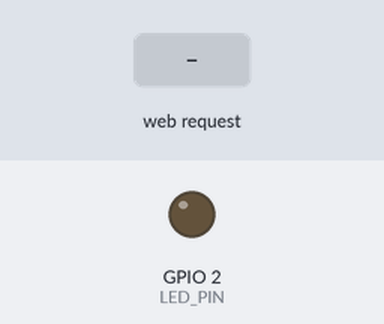
Bench run of a program on a simulated ESP32. Parts: output pins drawn as LEDs (lit = HIGH). The test bench sets the inputs (shaded band). WiFi joins after 1.5 s; servers stay silent unless stated; what the program prints to the serial monitor is not drawn.

Above: at 2.7 s.
2.8 s: HTTP request GET /on received
At 3.1 s:
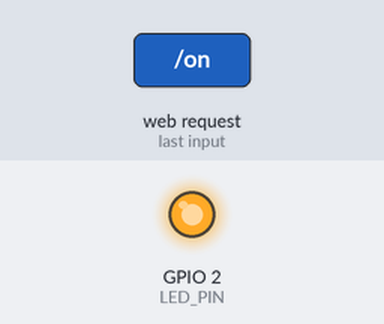
4.3 s: HTTP request GET /off received
At 5.4 s:
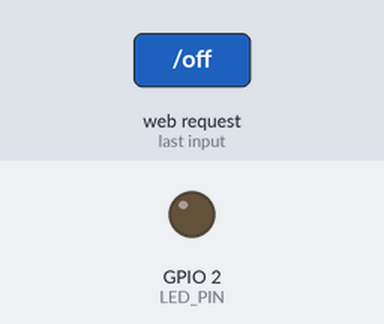
Timing chart, 0 to 7.3 s (numbered marks = the images above; inputs shaded):
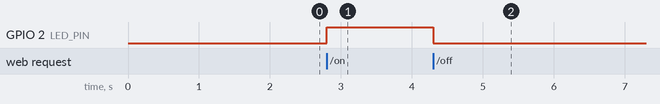

The program:

main.cpp
```cpp
#include <Arduino.h>
#include <WiFi.h>
#include <WebServer.h>

// ================= WIFI =================

const char* ssid = "VJU Office";
const char* password = "VJuOffice@2023";

// ================= LED =================

#define LED_PIN 2

bool ledState = false;

// ================= WEB SERVER =================

WebServer server(80);

// ================= HTML PAGE =================

String getHTML() {

    String statusText = ledState ? "DANG BAT" : "DANG TAT";
    String statusColor = ledState ? "#22c55e" : "#ef4444";

    String html = R"rawliteral(
    <!DOCTYPE html>
    <html>
    <head>
        <meta charset="UTF-8">
        <meta name="viewport" content="width=device-width, initial-scale=1.0">

        <title>ESP32 LED Control</title>

        <style>
            body {
                font-family: Arial;
                text-align: center;
                background: #f1f5f9;
                margin: 0;
                padding: 30px;
            }

            .container {
                background: white;
                max-width: 400px;
                margin: auto;
                padding: 30px;
                border-radius: 15px;
                box-shadow: 0 4px 15px rgba(0,0,0,0.1);
            }

            h1 {
                color: #334155;
            }

            .status {
                font-size: 25px;
                font-weight: bold;
                margin: 25px;
            }

            button {
                width: 120px;
                padding: 15px;
                border: none;
                border-radius: 10px;
                color: white;
                font-size: 18px;
                cursor: pointer;
                margin: 10px;
            }

            .on {
                background: #22c55e;
            }

            .off {
                background: #ef4444;
            }

            button:hover {
                opacity: 0.8;
            }
        </style>
    </head>

    <body>

        <div class="container">

            <h1>ESP32 LED CONTROL</h1>

            <p>Trang web dieu khien LED</p>

            <p>Trang thai LED:</p>

            <div class="status" style="color: STATUS_COLOR;">
                STATUS_TEXT
            </div>

            <a href="/on">
                <button class="on">BAT LED</button>
            </a>

            <a href="/off">
                <button class="off">TAT LED</button>
            </a>

            <p>ESP32 HTTP Web Server</p>

        </div>

    </body>
    </html>
    )rawliteral";

    html.replace("STATUS_COLOR", statusColor);
    html.replace("STATUS_TEXT", statusText);

    return html;
}

// ================= ROUTES =================

// Trang chu
void handleRoot() {
    server.send(200, "text/html; charset=utf-8", getHTML());
}

// Bat LED
void handleLEDOn() {

    digitalWrite(LED_PIN, HIGH);
    ledState = true;

    Serial.println("LED: ON");

    server.send(200, "text/html; charset=utf-8", getHTML());
}

// Tat LED
void handleLEDOff() {

    digitalWrite(LED_PIN, LOW);
    ledState = false;

    Serial.println("LED: OFF");

    server.send(200, "text/html; charset=utf-8", getHTML());
}

// ================= SETUP =================

void setup() {

    Serial.begin(115200);

    pinMode(LED_PIN, OUTPUT);
    digitalWrite(LED_PIN, LOW);

    Serial.println();
    Serial.println("ESP32 WEB SERVER");

    // Ket noi WiFi
    WiFi.mode(WIFI_STA);
    WiFi.begin(ssid, password);

    Serial.print("Connecting to WiFi");

    while (WiFi.status() != WL_CONNECTED) {
        delay(500);
        Serial.print(".");
    }

    Serial.println();

    Serial.println("WiFi Connected!");

    Serial.print("ESP32 IP Address: ");
    Serial.println(WiFi.localIP());

    // Dang ky routes
    server.on("/", handleRoot);
    server.on("/on", handleLEDOn);
    server.on("/off", handleLEDOff);

    // Bat dau Web Server
    server.begin();

    Serial.println("HTTP Server Started!");
}

// ================= LOOP =================

void loop() {

    server.handleClient();

}
```

Measured:
- after the input at 2.8 s, GPIO 2 (LED_PIN): LOW → HIGH at once
- after the input at 4.3 s, GPIO 2 (LED_PIN): HIGH → LOW at once
